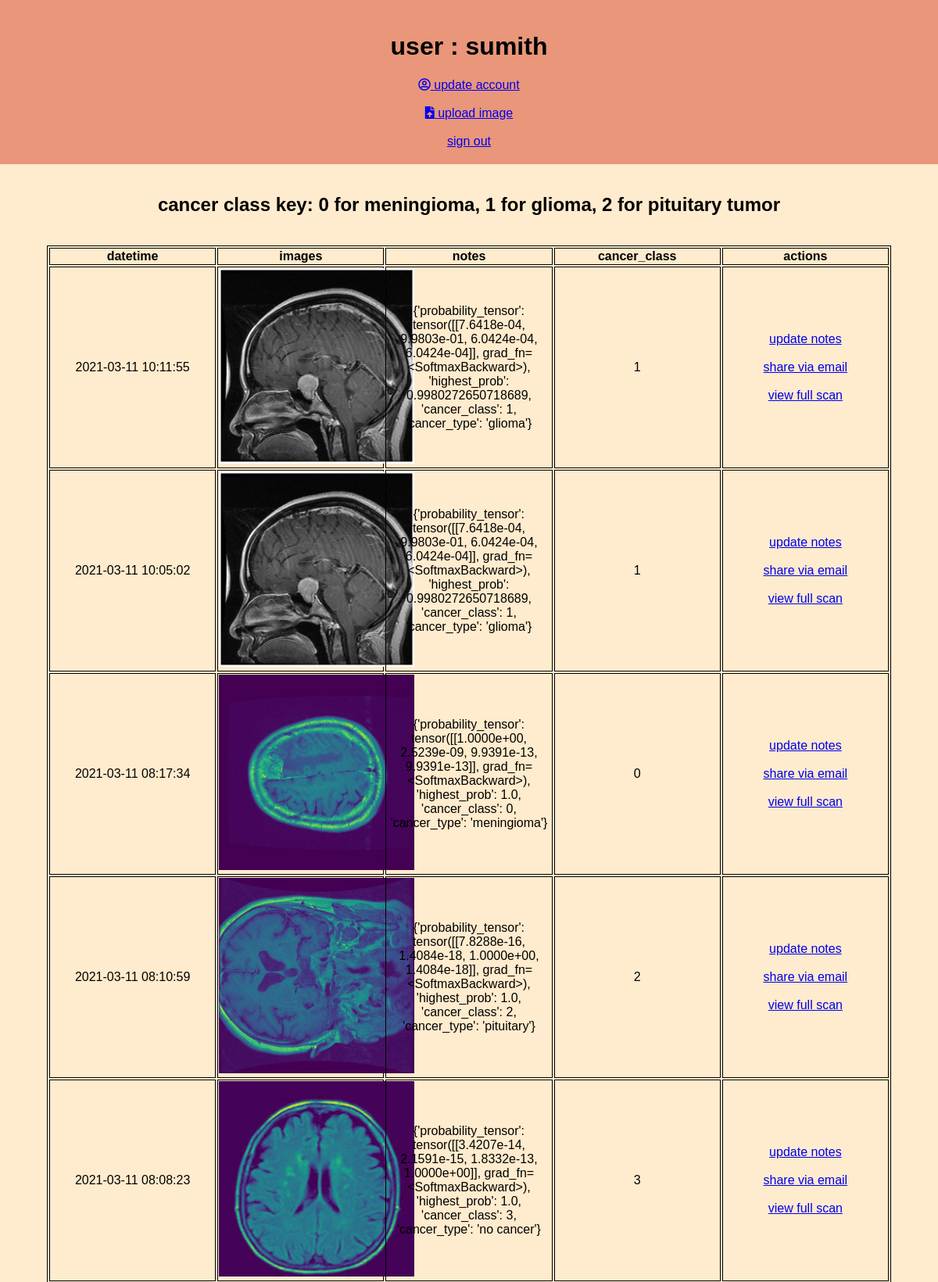
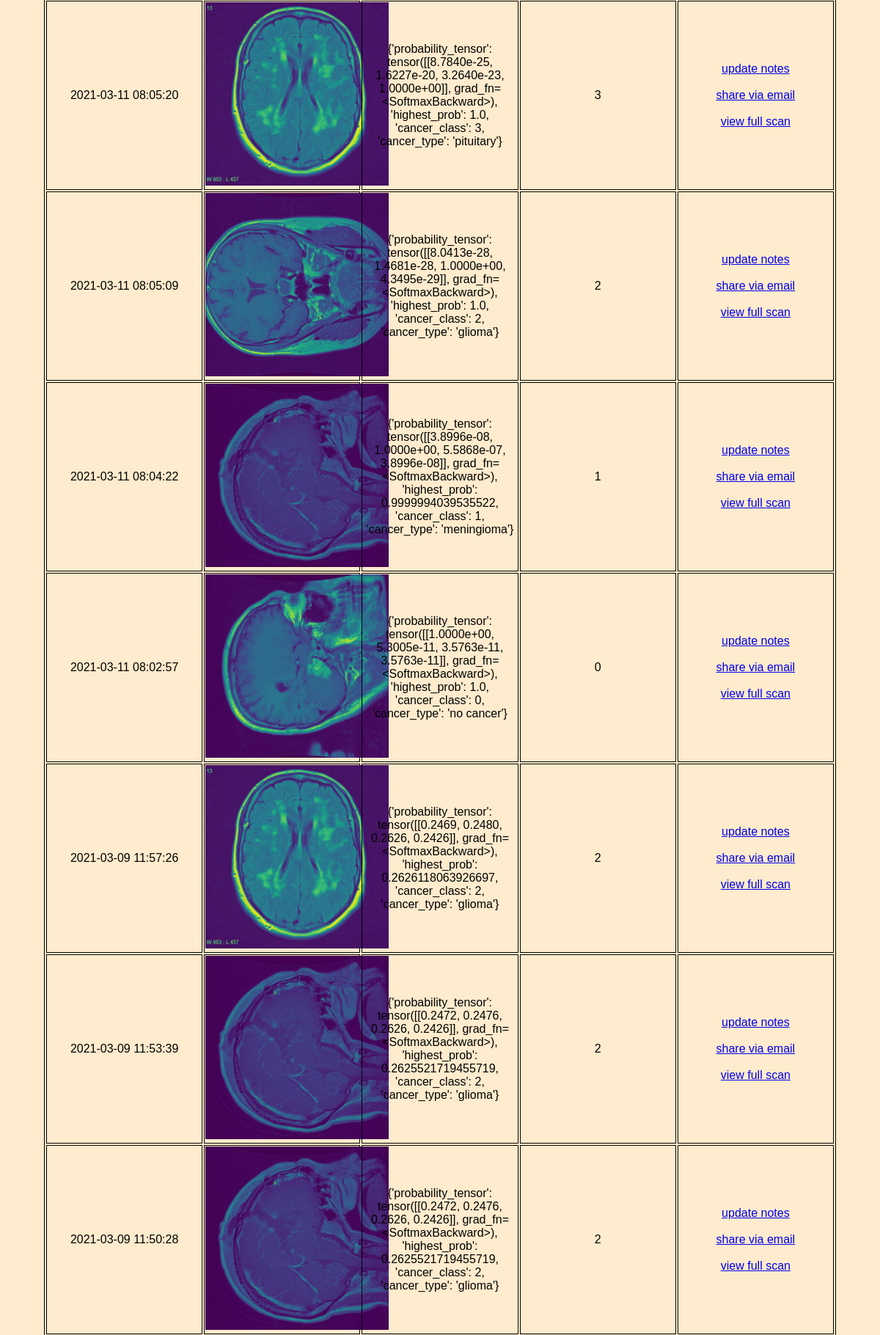
Page /user/1 (upper part) on the committed database (2 pictures, top to bottom).
### app.py (models this page shows, shortened)
class Images(db.Model):
    __bind_key__ = 'images'
    id = db.Column(db.Integer, primary_key=True)
    user_id = db.Column(db.Integer, ForeignKey(Users.id), nullable=True)
    image_path = db.Column(db.String(200), nullable=False)
    cancer_class = db.Column(db.Integer, nullable=True)
    scan_image_path = db.Column(db.String(200), nullable=True)
    notes = db.Column(db.String(200), nullable=True)
    date_time_added = db.Column(db.String(10))

### app.py (the view)
@app.route('/user/<int:userid>')
def user(userid):
    if userid == 0:
        images = [
            Images.query.filter(Images.user_id.like(userid)).order_by(
                Images.date_time_added.desc()).first()
        ]
    else:
        images = Images.query.filter(Images.user_id.like(userid)).order_by(
            Images.date_time_added.desc()).all()
    return render_template('user.html',
                           user=Users.query.get(userid),
                           images=images)

### app.py (called while the page is built)
@app.after_request
def add_header(r):
    r.cache_control.max_age = 0
    print('no cache')
    return r

### templates/user.html (shortened to what this page needs)
{% extends 'base.html' %}
{% block body %}
<div class="top_half">
    <div class="user_profile">
        {% if user.username %}
        <h1>user : {{user.username}}</h1>
        <a href="/update/{{user.id}}">
            <i class="far fa-user-circle"></i>
            update account
        </a>
        <br>
        <br>
        <a href='/upload/{{user.id}}'>
            <i class="fas fa-file-upload"></i>
            upload image
        </a>
        {% endif %}
        <br>
        <br>
        <a href="/user_home">sign out</a>
        <br>
    </div>
</div>
<br>
<h2> cancer class key: 0 for meningioma, 1 for glioma, 2 for pituitary tumor</h2>
<br>
<div class='tbl_container'>
    <table>
        <tr>
            <th>datetime</th>
            <th>images</th>
            <th>notes</th>
            <th>cancer_class</th>
            <th>actions</th>
            {% if images %}
                    <tr>
                        <!-- we need to check this because then we dont need to loop
                        and we can refer directly to images -->
                        <!-- {% set source = '..' + images.image_path %}
                        <td>{{images.date_time_added}}</td>
                        <td><image src='{{ source }}' width=300px href='/view/{{user.id}}/{{images.id}}'></td>
                        <td>{{images.notes}}</td>
                        <td><a href='/update_scan/{{images.id}}'>update</a></td>
                    </tr> -->
                    {% for image in images %}
                        <tr>
                            {% set source = '..' + image.image_path %}
                            <td>{{image.date_time_added}}</td>
                            <td>
                                {% if user.id %}
                                            {% set span_id = 'close' + source %}
                                    <a class="img" id='{{ source}}'>
                                        <image src='{{ source }}' width=250></image>
                                    </a>
                                {% else %}
                                    <a href='/view/0/{{image.id}}'>
                                        <image src='{{ source }}' width=250></image>
                                    </a>
                                {% endif %}
                            </td>
                            <td>{{image.notes}}</td>
                            <td>{{image.cancer_class}}</td>
                            <td>
                                <a href='/update_scan/{{image.id}}'>update notes</a>
                                {% if user.id %}
                                    <br>
                                    <br>
                                    <a href='/send_email/{{image.id}}'>share via email</a>
                                    <br>
                                    <br>
                                    <a href='/view/{{user.id}}/{{image.id}}'>view full scan</a>
                                {% endif %}
                            </td>
                        </tr>
                    {% endfor %}
            {% endif %}
        </tr>
    </table>
</div>
{% endblock %}

### templates/base.html (shortened to what this page needs)
<!DOCTYPE html>
<html lang="en">
<head>
    <link rel="stylesheet" href="{{url_for('static', filename='css/main.css')}}">
    <link rel="stylesheet" href="{{url_for('static', filename='css/all.css')}}">
</head>
<body>
    {% block body %} {% endblock %}
</body>
</html>

### static/css/main.css (style rules this page uses)
body { font-family: sans-serif; text-align: center; margin: 0px; padding: 0px; background-color: blanchedalmond; }
table, th, td { table-layout: fixed; border: 1px solid black; width: 90%; position: relative; }
table { left: 5%; margin-bottom: 5%; }
.top_half { border-color: darkcyan; background-color: darksalmon; padding: 20px; display: flex; justify-content: center; align-items: center; }

### static/css/all.css (style rules this page uses)
.fa, .fas, .far, .fal, .fad, .fab { -moz-osx-font-smoothing: grayscale; -webkit-font-smoothing: antialiased; display: inline-block; font-style: normal; font-variant: normal; text-rendering: auto; line-height: 1; }
.fa-file-upload:before { content: "\f574"; }
.fa-user-circle:before { content: "\f2bd"; }
.far { font-family: 'Font Awesome 5 Free'; font-weight: 400; }

### templates/user.html (style rules this page uses)
body { font-family: Arial, Helvetica, sans-serif; }

### rows in the picture
Images: date_time_added "2021-03-11 10:11:55", notes "{'probability_tensor': tensor([[7.6418e-04, 9.9803e-01, 6.0424e-04, 6.0424e-04]], grad_fn=<SoftmaxBackward>), 'highest_prob': 0.9980272650718689, 'cancer_class': 1, 'cancer_type': 'glioma'}", cancer_class "1"
Images: date_time_added "2021-03-11 10:05:02", notes "{'probability_tensor': tensor([[7.6418e-04, 9.9803e-01, 6.0424e-04, 6.0424e-04]], grad_fn=<SoftmaxBackward>), 'highest_prob': 0.9980272650718689, 'cancer_class': 1, 'cancer_type': 'glioma'}", cancer_class "1"
Images: date_time_added "2021-03-11 08:17:34", shows a picture, notes "{'probability_tensor': tensor([[1.0000e+00, 2.5239e-09, 9.9391e-13, 9.9391e-13]], grad_fn=<SoftmaxBackward>), 'highest_prob': 1.0, 'cancer_class': 0, 'cancer_type': 'meningioma'}", cancer_class "0"
Images: date_time_added "2021-03-11 08:10:59", shows a picture, notes "{'probability_tensor': tensor([[7.8288e-16, 1.4084e-18, 1.0000e+00, 1.4084e-18]], grad_fn=<SoftmaxBackward>), 'highest_prob': 1.0, 'cancer_class': 2, 'cancer_type': 'pituitary'}", cancer_class "2"
Images: date_time_added "2021-03-11 08:08:23", shows a picture, notes "{'probability_tensor': tensor([[3.4207e-14, 2.1591e-15, 1.8332e-13, 1.0000e+00]], grad_fn=<SoftmaxBackward>), 'highest_prob': 1.0, 'cancer_class': 3, 'cancer_type': 'no cancer'}", cancer_class "3"
Images: date_time_added "2021-03-11 08:05:20", notes "{'probability_tensor': tensor([[8.7840e-25, 1.6227e-20, 3.2640e-23, 1.0000e+00]], grad_fn=<SoftmaxBackward>), 'highest_prob': 1.0, 'cancer_class': 3, 'cancer_type': 'pituitary'}", cancer_class "3"
Images: date_time_added "2021-03-11 08:05:09", shows a picture, notes "{'probability_tensor': tensor([[8.0413e-28, 1.4681e-28, 1.0000e+00, 4.3495e-29]], grad_fn=<SoftmaxBackward>), 'highest_prob': 1.0, 'cancer_class': 2, 'cancer_type': 'glioma'}", cancer_class "2"
Images: date_time_added "2021-03-11 08:04:22", notes "{'probability_tensor': tensor([[3.8996e-08, 1.0000e+00, 5.5868e-07, 3.8996e-08]], grad_fn=<SoftmaxBackward>), 'highest_prob': 0.9999994039535522, 'cancer_class': 1, 'cancer_type': 'meningioma'}", cancer_class "1"
Images: date_time_added "2021-03-11 08:02:57", shows a picture, notes "{'probability_tensor': tensor([[1.0000e+00, 5.3005e-11, 3.5763e-11, 3.5763e-11]], grad_fn=<SoftmaxBackward>), 'highest_prob': 1.0, 'cancer_class': 0, 'cancer_type': 'no cancer'}", cancer_class "0"
Images: date_time_added "2021-03-09 11:57:26", notes "{'probability_tensor': tensor([[0.2469, 0.2480, 0.2626, 0.2426]], grad_fn=<SoftmaxBackward>), 'highest_prob': 0.2626118063926697, 'cancer_class': 2, 'cancer_type': 'glioma'}", cancer_class "2"
Images: date_time_added "2021-03-09 11:53:39", notes "{'probability_tensor': tensor([[0.2472, 0.2476, 0.2626, 0.2426]], grad_fn=<SoftmaxBackward>), 'highest_prob': 0.2625521719455719, 'cancer_class': 2, 'cancer_type': 'glioma'}", cancer_class "2"
Images: date_time_added "2021-03-09 11:50:28", notes "{'probability_tensor': tensor([[0.2472, 0.2476, 0.2626, 0.2426]], grad_fn=<SoftmaxBackward>), 'highest_prob': 0.2625521719455719, 'cancer_class': 2, 'cancer_type': 'glioma'}", cancer_class "2"

### other values in the picture
{{ user.username }} "sumith"
